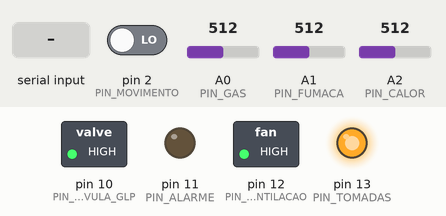
This sketch was run on a simulated Arduino Uno, built with avr-gcc and run on an emulated ATmega328P. On the bench: switched loads named in the sketch (green lamp = pin HIGH), output pins drawn as LEDs (lit = HIGH). The test bench sets the inputs (shaded band); at power-on: A0 (PIN_GAS) = 512, pin 2 (PIN_MOVIMENTO) LOW, A1 (PIN_FUMACA) = 512, A2 (PIN_CALOR) = 512. What the sketch prints to the serial monitor is not drawn.

Above: at 1.2 s.
1.3 s: A0 (PIN_GAS) set to 592
2.9 s: A0 (PIN_GAS) set to 617
At 4.1 s:
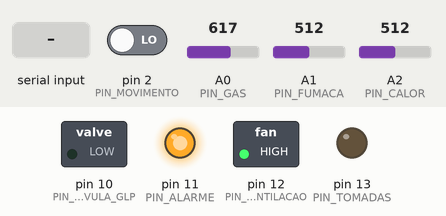
4.4 s: "EMERGENCIA_OFF\n" received over Serial
At 5.2 s:
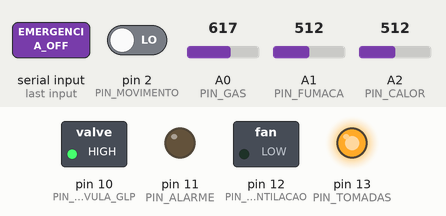
6.8 s: "VENTILACAO_OFF\n" received over Serial
At 7.6 s:
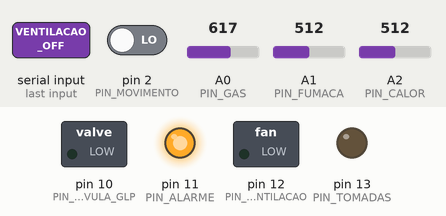
9.2 s: "ALARME_OFF\n" received over Serial
At 10.1 s:
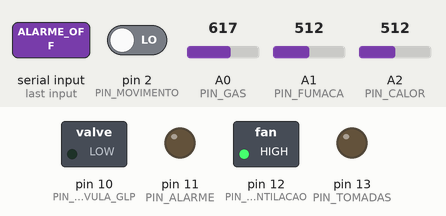
11.7 s: "GLP_ON\n" received over Serial
At 12.5 s:
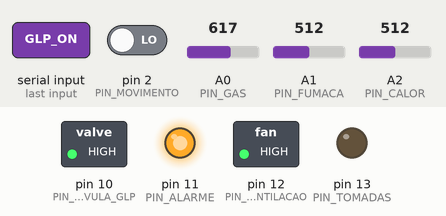
Timing chart, 0 to 14.7 s (numbered marks = the images above; inputs shaded):
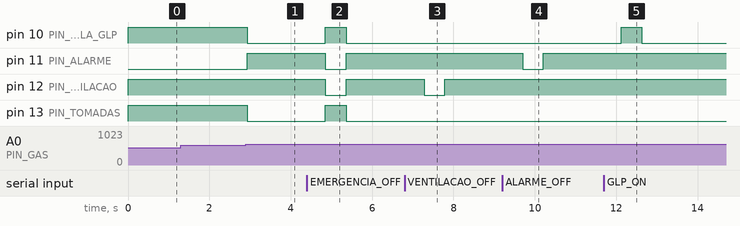

Measured:
- the behaviour switches between 600 and 601 on A0 (PIN_GAS) (found by bisection; images 0 and 1)
- after the input at 1.3 s, every drawn part: stays the same
- after the input at 2.9 s, pin 10 (PIN_VALVULA_GLP), pin 13 (PIN_TOMADAS): HIGH → LOW at once; pin 11 (PIN_ALARME): LOW → HIGH at once
- after the input at 4.4 s, pin 10 (PIN_VALVULA_GLP), pin 13 (PIN_TOMADAS): LOW → HIGH after 0.45 s, → LOW 0.52 s later; pin 11 (PIN_ALARME), pin 12 (PIN_VENTILACAO): HIGH → LOW after 0.45 s, → HIGH 0.52 s later
- after the input at 6.8 s, pin 12 (PIN_VENTILACAO): HIGH → LOW after 0.49 s, → HIGH 0.50 s later
- after the input at 9.2 s, pin 11 (PIN_ALARME): HIGH → LOW after 0.51 s, → HIGH 0.50 s later
- after the input at 11.7 s, pin 10 (PIN_VALVULA_GLP): LOW → HIGH after 0.42 s, → LOW 0.50 s later

The sketch:

main.ino
```cpp
// =========================================
// SAFEKITCHEN - SISTEMA COMPLETO
// =========================================

// ---------- SENSORES ----------
#include <Arduino.h>

const int PIN_GAS = A0;
const int PIN_FUMACA = A1;
const int PIN_CALOR = A2;
const int PIN_MOVIMENTO = 2;

// ---------- ATUADORES ----------

const int PIN_VENTILACAO = 12;
const int PIN_ALARME = 11;
const int PIN_VALVULA_GLP = 10;
const int PIN_TOMADAS = 13;

// ---------- VARIAVEIS ----------

int valorGas = 0;
int valorFumaca = 0;
int valorTemperatura = 0;

bool movimento = false;

bool emergenciaAtiva = false;

// ---------- LIMITES ----------

const int LIMITE_GAS_ALERTA = 350;
const int LIMITE_GAS_CRITICO = 600;

const int LIMITE_FUMACA_ALERTA = 300;
const int LIMITE_FUMACA_CRITICO = 600;

const int LIMITE_CALOR_CRITICO = 700;

// =========================================
// SETUP
// =========================================

void setup() {

  Serial.begin(9600);

  // sensores

  pinMode(PIN_GAS, INPUT);
  pinMode(PIN_FUMACA, INPUT);
  pinMode(PIN_CALOR, INPUT);
  pinMode(PIN_MOVIMENTO, INPUT);

  // atuadores

  pinMode(PIN_VENTILACAO, OUTPUT);
  pinMode(PIN_ALARME, OUTPUT);
  pinMode(PIN_VALVULA_GLP, OUTPUT);
  pinMode(PIN_TOMADAS, OUTPUT);

  // estado inicial

  digitalWrite(PIN_VENTILACAO, LOW);

  digitalWrite(PIN_ALARME, LOW);

  // válvula aberta
  digitalWrite(PIN_VALVULA_GLP, HIGH);

  // tomadas ligadas
  digitalWrite(PIN_TOMADAS, HIGH);
}

// =========================================
// LOOP
// =========================================

void loop() {

  lerSensores();

  verificarEmergencia();

  enviarDados();

  receberComandos();

  delay(500);
}

// =========================================
// LEITURA DOS SENSORES
// =========================================

void lerSensores() {

  valorGas = analogRead(PIN_GAS);

  valorFumaca = analogRead(PIN_FUMACA);

  valorTemperatura = analogRead(PIN_CALOR);

  movimento = digitalRead(PIN_MOVIMENTO);
}

// =========================================
// VERIFICAR EMERGENCIA
// =========================================

void verificarEmergencia() {

  // ---------- ALERTA MEDIO ----------

  if (
    valorGas > LIMITE_GAS_ALERTA ||
    valorFumaca > LIMITE_FUMACA_ALERTA
  ) {

    digitalWrite(PIN_VENTILACAO, HIGH);
  }

  else {

    if (!emergenciaAtiva) {

      digitalWrite(PIN_VENTILACAO, LOW);
    }
  }

  // ---------- ALERTA CRITICO ----------

  if (
    valorGas > LIMITE_GAS_CRITICO ||
    valorFumaca > LIMITE_FUMACA_CRITICO ||
    valorTemperatura > LIMITE_CALOR_CRITICO
  ) {

    ativarEmergencia();
  }
}

// =========================================
// ATIVAR EMERGENCIA
// =========================================

void ativarEmergencia() {

  emergenciaAtiva = true;

  // ventilacao ligada

  digitalWrite(PIN_VENTILACAO, HIGH);

  // alarme ligado

  digitalWrite(PIN_ALARME, HIGH);

  // fecha válvula GLP

  digitalWrite(PIN_VALVULA_GLP, LOW);

  // corta tomadas

  digitalWrite(PIN_TOMADAS, LOW);

  Serial.println("EMERGENCIA_ATIVA");
}

// =========================================
// DESATIVAR EMERGENCIA
// =========================================

void desativarEmergencia() {

  emergenciaAtiva = false;

  digitalWrite(PIN_ALARME, LOW);

  digitalWrite(PIN_VENTILACAO, LOW);

  // abre válvula GLP

  digitalWrite(PIN_VALVULA_GLP, HIGH);

  // liga tomadas

  digitalWrite(PIN_TOMADAS, HIGH);

  Serial.println("EMERGENCIA_DESATIVADA");
}

// =========================================
// ENVIAR DADOS PARA O BACK-END
// =========================================

void enviarDados() {

  Serial.print("{");

  Serial.print("\"gas\":");
  Serial.print(valorGas);
  Serial.print(",");

  Serial.print("\"fumaca\":");
  Serial.print(valorFumaca);
  Serial.print(",");

  Serial.print("\"temperatura\":");
  Serial.print(valorTemperatura);
  Serial.print(",");

  Serial.print("\"movimento\":");
  Serial.print(movimento ? "true" : "false");
  Serial.print(",");

  Serial.print("\"emergencia\":");
  Serial.print(emergenciaAtiva ? "true" : "false");
  Serial.print(",");

  Serial.print("\"ventilacao\":");
  Serial.print(digitalRead(PIN_VENTILACAO) ? "true" : "false");
  Serial.print(",");

  Serial.print("\"alarme\":");
  Serial.print(digitalRead(PIN_ALARME) ? "true" : "false");
  Serial.print(",");

  Serial.print("\"valvulaGLP\":");
  Serial.print(digitalRead(PIN_VALVULA_GLP) ? "true" : "false");
  Serial.print(",");

  Serial.print("\"tomadas\":");
  Serial.print(digitalRead(PIN_TOMADAS) ? "true" : "false");

  Serial.println("}");
}

// =========================================
// RECEBER COMANDOS DO BACK-END
// =========================================

void receberComandos() {

  if (Serial.available()) {

    String comando = Serial.readStringUntil('\n');

    comando.trim();

    // ---------- EMERGENCIA ----------

    if (comando == "EMERGENCIA_ON") {

      ativarEmergencia();
    }

    if (comando == "EMERGENCIA_OFF") {

      desativarEmergencia();
    }

    // ---------- VENTILACAO ----------

    if (comando == "VENTILACAO_ON") {

      digitalWrite(PIN_VENTILACAO, HIGH);
    }

    if (comando == "VENTILACAO_OFF") {

      digitalWrite(PIN_VENTILACAO, LOW);
    }

    // ---------- ALARME ----------

    if (comando == "ALARME_ON") {

      digitalWrite(PIN_ALARME, HIGH);
    }

    if (comando == "ALARME_OFF") {

      digitalWrite(PIN_ALARME, LOW);
    }

    // ---------- VALVULA GLP ----------

    if (comando == "GLP_ON") {

      digitalWrite(PIN_VALVULA_GLP, HIGH);
    }

    if (comando == "GLP_OFF") {

      digitalWrite(PIN_VALVULA_GLP, LOW);
    }

    // ---------- TOMADAS ----------

    if (comando == "TOMADAS_ON") {

      digitalWrite(PIN_TOMADAS, HIGH);
    }

    if (comando == "TOMADAS_OFF") {

      digitalWrite(PIN_TOMADAS, LOW);
    }
  }
}
```
